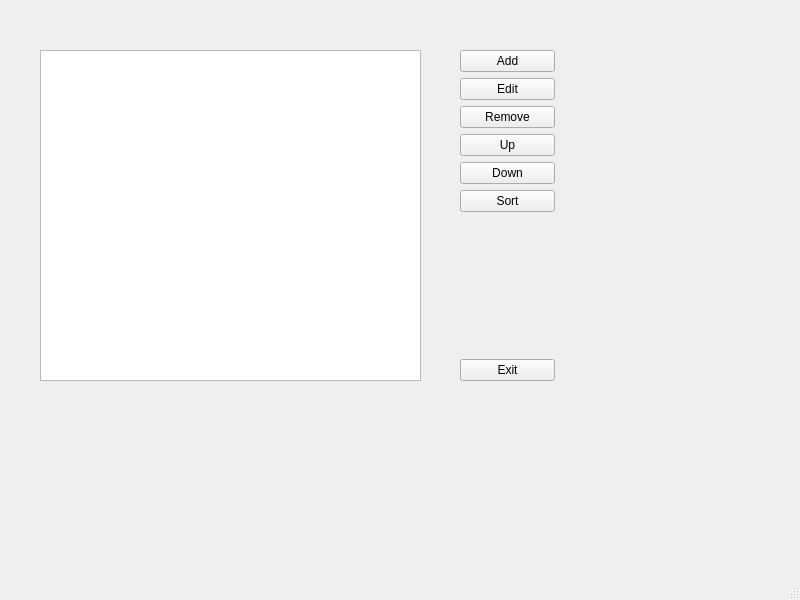
<?xml version="1.0" encoding="UTF-8"?>
<ui version="4.0">
 <class>MainWindow</class>
 <widget class="QMainWindow" name="MainWindow">
  <property name="geometry">
   <rect>
    <x>0</x>
    <y>0</y>
    <width>800</width>
    <height>600</height>
   </rect>
  </property>
  <property name="windowTitle">
   <string>MainWindow</string>
  </property>
  <widget class="QWidget" name="centralwidget">
   <widget class="QListWidget" name="listItems">
    <property name="geometry">
     <rect>
      <x>40</x>
      <y>50</y>
      <width>381</width>
      <height>331</height>
     </rect>
    </property>
   </widget>
   <widget class="QWidget" name="">
    <property name="geometry">
     <rect>
      <x>460</x>
      <y>50</y>
      <width>95</width>
      <height>331</height>
     </rect>
    </property>
    <layout class="QVBoxLayout" name="verticalLayout">
     <item>
      <widget class="QPushButton" name="btnAdd">
       <property name="text">
        <string>Add</string>
       </property>
      </widget>
     </item>
     <item>
      <widget class="QPushButton" name="btnEdit">
       <property name="text">
        <string>Edit</string>
       </property>
      </widget>
     </item>
     <item>
      <widget class="QPushButton" name="btnRemove">
       <property name="text">
        <string>Remove</string>
       </property>
      </widget>
     </item>
     <item>
      <widget class="QPushButton" name="btnUp">
       <property name="text">
        <string>Up</string>
       </property>
      </widget>
     </item>
     <item>
      <widget class="QPushButton" name="btnDown">
       <property name="text">
        <string>Down</string>
       </property>
      </widget>
     </item>
     <item>
      <widget class="QPushButton" name="btnSort">
       <property name="text">
        <string>Sort</string>
       </property>
      </widget>
     </item>
     <item>
      <spacer name="verticalSpacer">
       <property name="orientation">
        <enum>Qt::Vertical</enum>
       </property>
       <property name="sizeHint" stdset="0">
        <size>
         <width>20</width>
         <height>40</height>
        </size>
       </property>
      </spacer>
     </item>
     <item>
      <widget class="QPushButton" name="btnExit">
       <property name="text">
        <string>Exit</string>
       </property>
      </widget>
     </item>
    </layout>
   </widget>
  </widget>
  <widget class="QMenuBar" name="menubar">
   <property name="geometry">
    <rect>
     <x>0</x>
     <y>0</y>
     <width>800</width>
     <height>26</height>
    </rect>
   </property>
  </widget>
  <widget class="QStatusBar" name="statusbar"/>
 </widget>
 <resources/>
 <connections/>
</ui>
